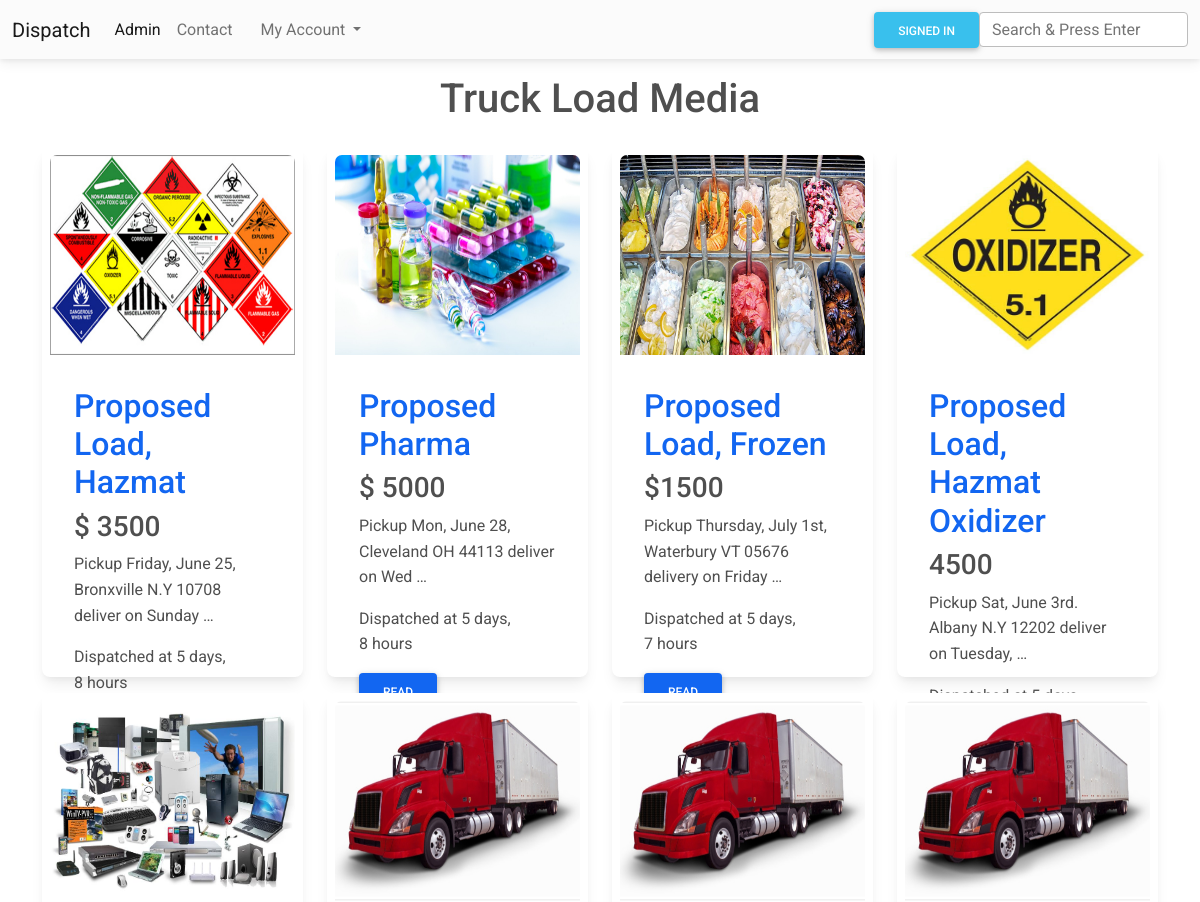
The app's page / (upper part), older data.
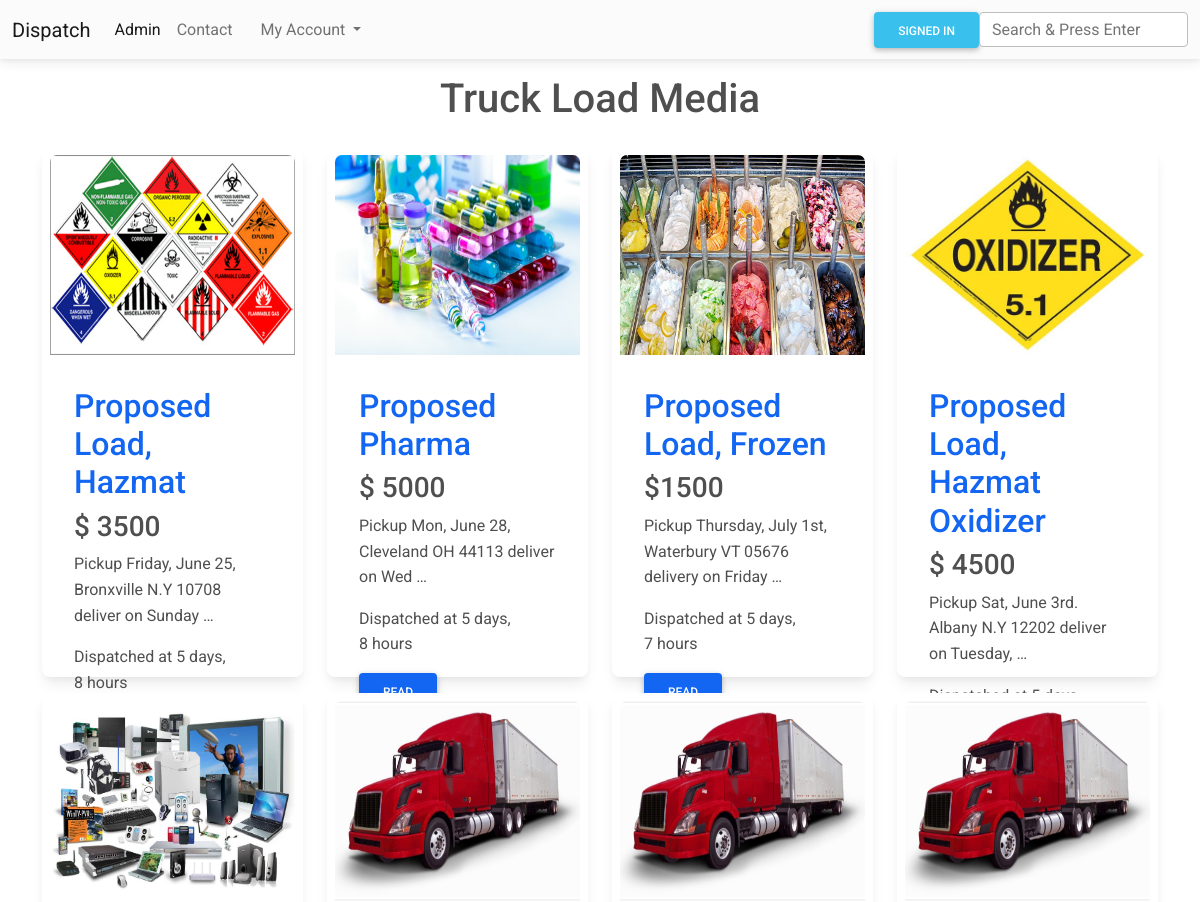
The same page, newer data.
### blog/models.py (models this page shows, shortened)
class Load(models.Model):
    price = models.CharField(max_length=20)
    title = models.CharField(max_length=50)
    category = models.ForeignKey(Category, on_delete=models.CASCADE)
    desc = models.TextField()
    image = models.ImageField()
    created_at = models.DateTimeField(auto_now_add=True)
    update_at = models.DateTimeField(auto_now = True)

### blog/views.py (the view)
# urls.py: path('', views.home, name='home'),
def home(request):
    list_loads = Load.objects.all()
    context={"list_loads": list_loads}
    return render(request, "index.html", context)

### blog/templates/index.html
{% extends 'base.html' %}
{%  load static %}
{% block content %}
<h1 class="text-center mt-3">Truck Load Media</h1>
<div class="container">
    <div class="row">
        {% for load in list_loads %}
        <div class="col-12 col-md-6 col-lg-3 col-xl-3">
            <div class="card mt-3 p-2" style="height: 530px;">
                {% if load.image == "http://default" %}
                <a href="{% url 'detail' load.id %}">
                    <img src="{% static 'img/logo1.jpg'  %}" class="card-img-top" alt="logo load image"
                        style="height: 200px;" />
                </a>
                {% else %}
                <a href="{% url 'detail' load.id %}">
                    <img src="{{ load.image.url }}" class="card-img-top" alt="logo load image" style="height: 200px;" />
                </a>
                {% endif %}
                <div class="card-body mt-2">
                    <h2 class="card-title"><a href="{% url 'detail' load.id %}">{{load.title}}</a></h2>
                    <h3 class="card-title">{{load.price}}</h3>
                    <p class="card-text">{{load.desc |truncatewords:10}}</p>
                    <p class="card-text">Dispatched at {{load.created_at|timesince}}</p>
                    <a href="{% url 'detail' load.id %}" class="btn btn-primary">Read</a>
                </div>
            </div>
        </div>
        {% endfor %}
    </div>
</div>
{% endblock %}

Row changes from the older to the newer data that the page shows:
changed Load "Proposed Load, Hazmat Oxidizer": price "4500" → "$ 4500"
